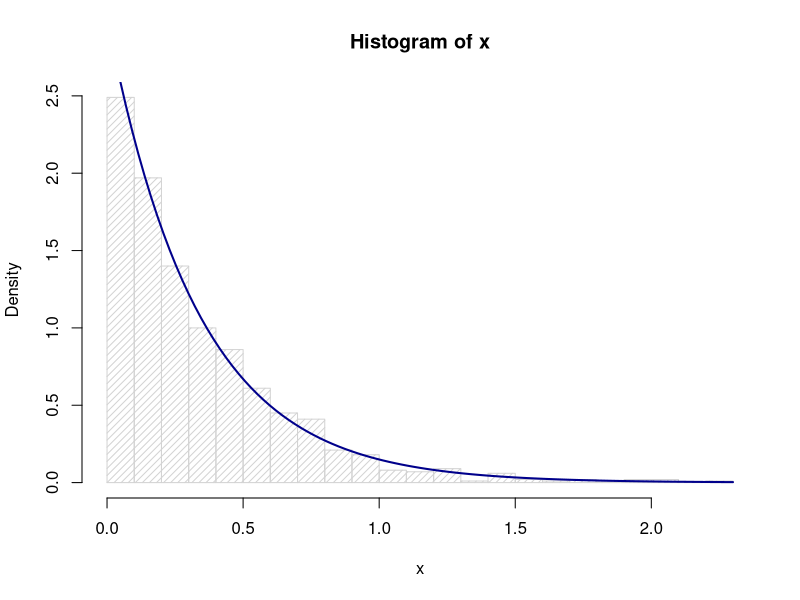
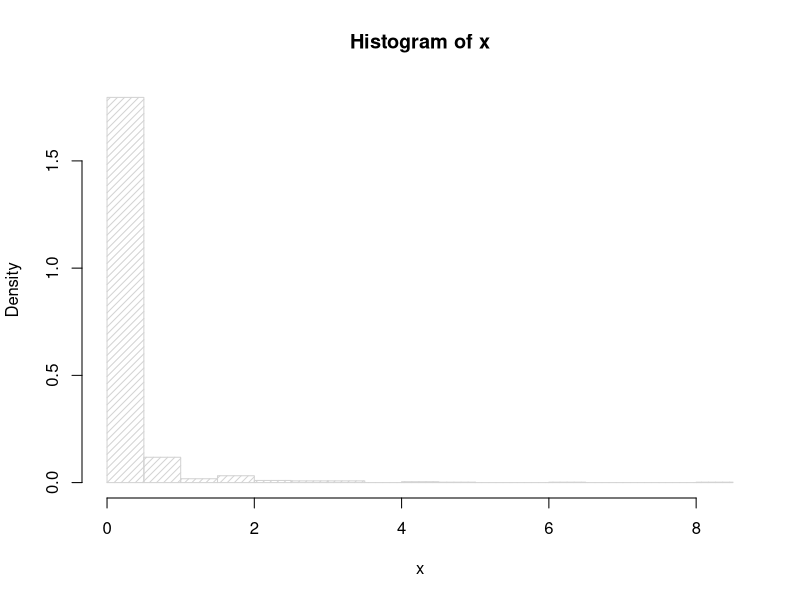
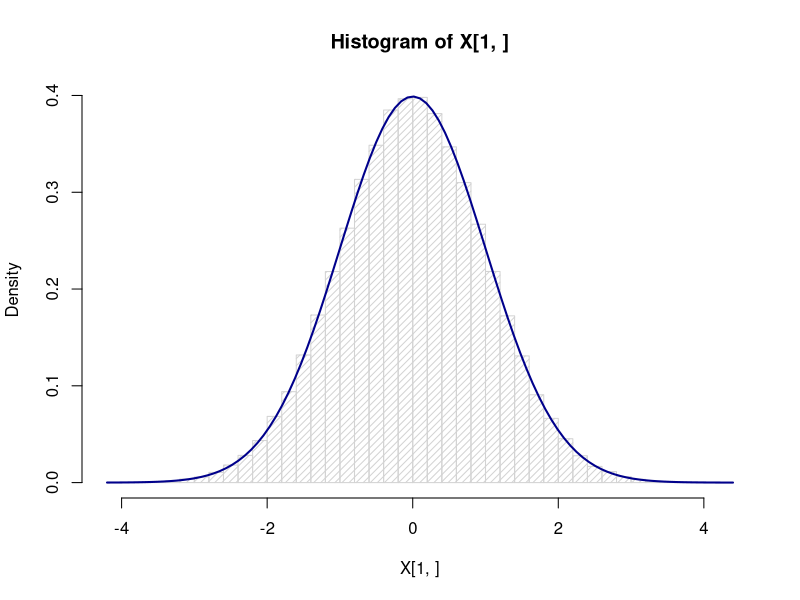
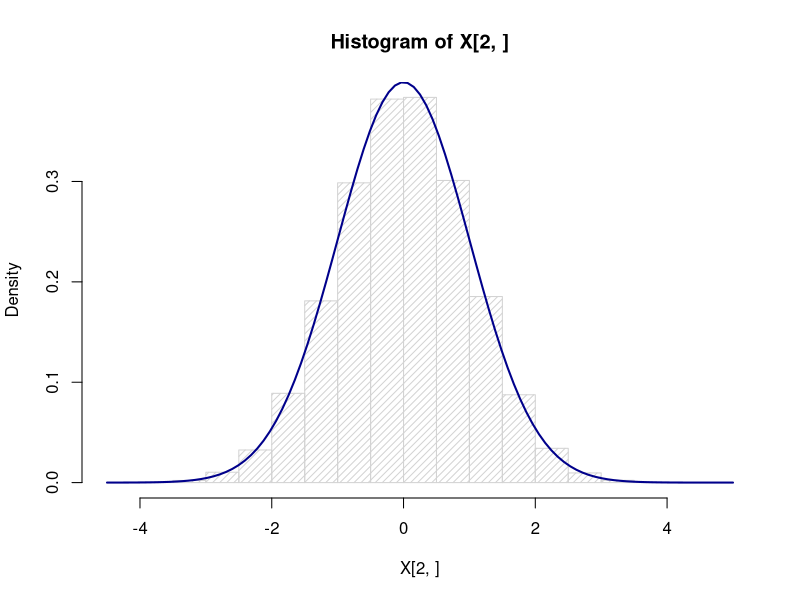
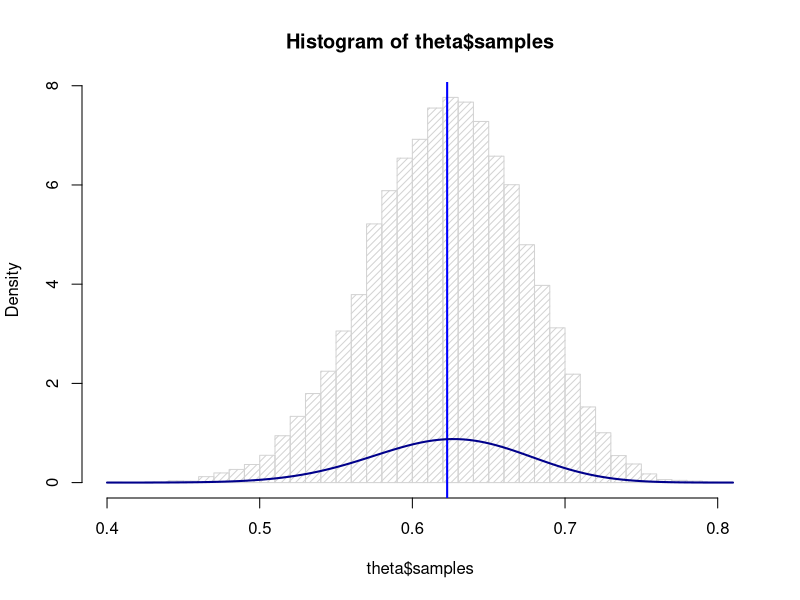
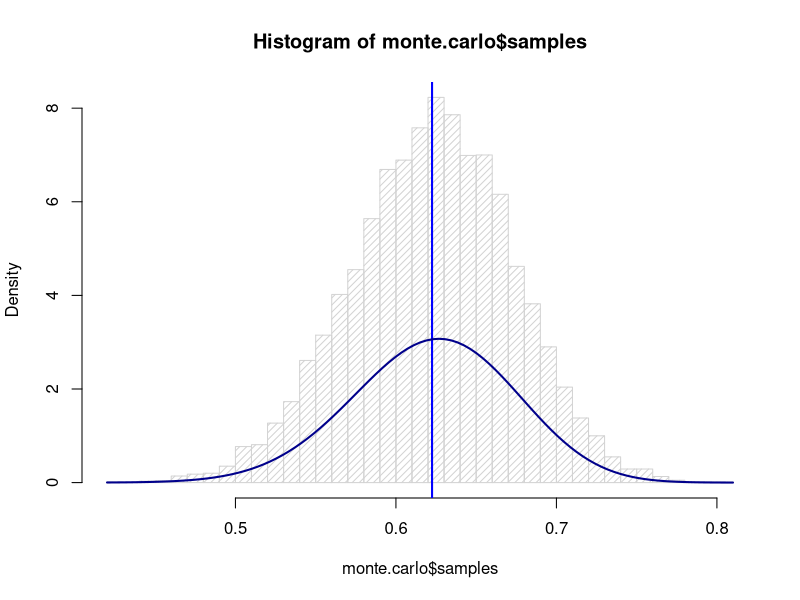

These charts were generated, in order, by the following R code:
## ---- chunk 1
knitr::opts_chunk$set(echo = TRUE)
## ---- chunk 2
# Generate samples from exponential distribution
rate <- 3 #Rate parameter
n <- 1000 #Number of samples
generate.exponential <- function(rate, n){
  u <- runif(n)
  x <- - 1/rate * log(u)
  return(x)
}
x <- generate.exponential(rate, n)
hist(x, density=20, breaks = 30, prob=TRUE)
curve(dexp(x, rate=rate), add=TRUE, col="darkblue", lwd=2)
## ---- chunk 3
# Generate samples from g(X)
rate <- 3 #Rate parameter
n <- 1000 #Number of samples
alpha <- 0.1
generate.samples.g<- function(alpha, n){
  c <- alpha*exp(1)/(alpha+exp(1))
  u <- runif(n, 0,1)
  x <- c()
  for (i in 1:n){
    if (u[i] < c/(alpha)){
      x <- c(x, (u[i]*(alpha)/c)^(1/alpha))
    }
    else{
      x <- c(x, 1-log(exp(1)/c*(1-u[i])))
    }
    
  }
  return(x)
}
x <- generate.samples.g(alpha, n)
hist(x, density=20, breaks = 20, prob=TRUE)
## ---- chunk 4
# Generate samples from normal distribution with Box-Muller
n <- 100000 #Number of samples
generate.normal <- function(n){
  u1 <- runif(n)
  u2 <- runif(n)
  x1 <- sqrt(-2*log(u1))*cos(2*pi*u2)
  x2 <- sqrt(-2*log(u1))*sin(2*pi*u2)
  X <- rbind(x1, x2)
  return (X)
}
X <- generate.normal(n)
hist(X[1,], density=20, breaks = 30, prob=TRUE)
curve(dnorm, add=TRUE, col="darkblue", lwd=2)
hist(X[2,], density=20, breaks = 30, prob=TRUE)
curve(dnorm, add=TRUE, col="darkblue", lwd=2)

## ---- chunk 5
cat("Expected mean: ", c(0, 0), "\n")
cat("Expected variance:  \n")
cbind(c(1,0),c(0,1))
cat("Sample mean: ", mean(X[1, ]), mean(X[2, ]), "\n")
cat("Sample variance: \n")
cov(t(X))
## ---- chunk 6
# Generate n samples from d variate normal distribution
n <- 10000 #Number of samples
mu <- c(0,0)
sigma <- cbind(c(1,0.5),c(0.5,1))
generate.d.normal <- function(n, mu, sigma){
  A <- chol(sigma)
  d <- length(mu)
  X <- generate.normal(n*d)
  x <- matrix(X[1,], nrow=d, ncol=n)
  Z <- mu+t(A)%*%x
}
## ---- chunk 7
Z <- generate.d.normal(n, mu, sigma)
cat("Expected mean: ", mu, "\n")
cat("Expected variance: \n")
sigma
cat("\n")
cat("Sample mean: ", mean(Z[1,]), mean(Z[2,]), "\n")
cat("Sample variance: \n")
cov(t(Z))
## ---- chunk 8
#Function f(x)
function.f <- function(x, alpha){
  if (x>0){
    return (x^(alpha-1)*exp(-x)/gamma(alpha))
  }
  else{
    return(0)
  }
}

#Function g(x)
function.g <- function(x, alpha){
  c = alpha*exp(1)/(alpha+exp(1))
  if (x>0 && x<1){
    return (c*x^(alpha-1))
  }
  else if(x >= 1){
    return(c*exp(-x))
  }
  else{
    return(0)
  }
}

# Generate n samples from d variate normal distribution
n <- 10000 #Number of samples
alpha <- 0.3
rejection.sampling <- function(n, alpha){
  c <- (alpha+exp(1))/(gamma(alpha)*alpha*exp(1))
  samples <- c()
  for (i in 1:n){
    repeat{
      x <- generate.samples.g(alpha, 1)
      acceptance.prob <- function.f(x, alpha)/(c*function.g(x, alpha))
      if(runif(1) <= acceptance.prob){
        samples <- c(samples, x)
        break
      }
    }
  }
  return (samples)
}
## ---- chunk 9
y <- rejection.sampling(n, alpha)
cat("Expected mean: ", alpha, "\n")
cat("Expected variance: ",alpha, " \n")
cat("Sample mean: ", mean(y), "\n")
cat("Sample variance: ",  var(y))

## ---- chunk 10
# An analytic log(gamma(x, alpha))-function
log.gamma <- function(x, alpha){
  return((alpha-1)*log(x)-x)
}
# Ratio-of-uniforms method
n <- 10000
alpha <- 30
ratio.of.uniforms <- function(n, alpha){
  sample.counter <- 0
  b.minus <- 0
  log.b.plus <- (alpha+1)/2*(log(alpha+1)-1)
  log.a <- (alpha-1)/2*(log(alpha-1)-1)
  samples <- c()
  for(i in 1:n){
    repeat{
      sample.counter <- sample.counter + 1
      log.x1 <- -generate.exponential(1, rate=1) + log.a
      log.x2 <- -generate.exponential(1, rate=1) + log.b.plus
      log.y <- log.x2 - log.x1
      y <- exp(log.y)
      if (2*log.x1 <= log.gamma(y, alpha)){
        samples <- c(samples, y)
        break
      }
    }
  }
  cat("Rejection ratio: ", (sample.counter-n)/n , "\n")
  return (samples)
}
## ---- chunk 11
y <- ratio.of.uniforms(n, alpha)
print("Expected: ")
cat("Mean: ", alpha, "\n")
cat("Variance: ", alpha, "\n")
print("Observed: ")
cat("Mean: ", mean(y), "\n")
cat("Variance: ", var(y), "\n")
## ---- chunk 12
n = 10000
alpha = 0.1
beta = 2
sample.gamma <- function(n, alpha, beta){
  if(alpha < 1){
    return(rejection.sampling(n, alpha)/beta)
  }
  else if (alpha == 1){
    return(generate.exponential(1, n)/beta)
  }
  else if (alpha > 1){
    return(ratio.of.uniforms(n, alpha)/beta)
  }
  else{
    return(0)
  }
}
## ---- chunk 13
y <- sample.gamma(n, alpha, beta)
print("Expected: ")
cat("Mean: ", alpha/beta, "\n")
cat("Variance: ", alpha/beta^2, "\n")
print("Observed: ")
cat("Mean: ", mean(y), "\n")
cat("Variance: ", var(y), "\n")
## ---- chunk 14

# Here, the user can manually change the alpha vector
# in order to draw a sample from any chosen Dirichlet distribution.
alphas.from.user=c(1.34534,0.9345,0.6356,20,14,5,2)

gammas.in.dirichlet <- function(alpha){
  n=length(alpha)
  gammas <- c()
  for(i in 1:n){
    gammas <- c(gammas, sample.gamma(1,alpha[i],1))
  }
  return(gammas)
}

generate.dirichlet <- function(alpha){  # Creates Dirichlet distributed vector
  g<-gammas.in.dirichlet(alpha)         # with the K chosen alphas 
  print(g)                              # as K-variate parameter vector.
  v<-sum(g)
  z=g/v
  return(z)
}       
dirich.var<-generate.dirichlet(alphas.from.user)
dirich.var             # The elements in the Dirichlet distribution
print(sum(dirich.var)) # The sum of the elements in the Dirichlet distribution
## ---- chunk 15
# Rejection sampling
n <- 20000 #Number of samples
posterior.f <- function(theta){
  y <- c(125, 18, 20, 34)
  return ((2+theta)^y[1]*(1-theta)^(y[2]+y[3])*theta^y[4])
  
}
rejection.sampling.multinomial <- function(n){
  sample.counter <- 0
  c <- optimize(posterior.f, c(0, 1), maximum=TRUE)$objective
  samples <- c()
  for(i in 1:n){
    repeat{
      sample.counter <- sample.counter + 1
      theta <- runif(1)
      acceptance.prob <- posterior.f(theta)/c
      u <- runif(1)
      if (u <= acceptance.prob){
        samples <- c(samples, theta)
        break
      }
    }
  }
  li <- list("samples" = samples, "number.samples" = sample.counter)
  return (li)
}
theta <- rejection.sampling.multinomial(n)
## ---- chunk 16
hist(theta$samples, density=20, breaks = 30, prob=TRUE)
abline(v = mean(theta$samples), col = "blue", lwd = 2)
curve(posterior.f(x)*sum(theta$samples)/sum(posterior.f(theta$samples)), add=TRUE, col="darkblue", lwd=2)
cat("Theta sample mean", mean(theta$samples))
## ---- chunk 17
monte.carlo.integration <- function(){
  m <- 10000 # Number of samples
  samples <- rejection.sampling.multinomial(m)$samples
  mu <- sum(samples)/m
  li <- list("observed_mean" = mu, "samples" = samples)
  return (li)
}
monte.carlo <- monte.carlo.integration()

hist(monte.carlo$samples, density=20, breaks = 30, prob=TRUE)
abline(v = mean(monte.carlo$samples), col = "blue", lwd = 2)
curve(posterior.f(x)/mean(posterior.f(x)), add=TRUE, col="darkblue", lwd=2)

numerical.integration <- function(theta){
  return (theta*posterior.f(theta))
}
Analytic_mean <- integrate(numerical.integration, lower=0,upper=1)$value/integrate(posterior.f, lower=0, upper=1)$value
## ---- chunk 18
cat("Observed mean: ", monte.carlo$observed_mean, "\n")
cat("Analytic mean: ", Analytic_mean, "\n")
## ---- chunk 19
n = 20000 #number of samples
cat("Observed: ", rejection.sampling.multinomial(n)$number.samples/n)
cat("Analytic: ", optimize(posterior.f, c(0, 1), maximum=TRUE)$objective/integrate(posterior.f, lower=0, upper=1)$value)
## ---- chunk 20
beta.distribution <- function(x, alpha, beta){
  return(x^(alpha-1)*(1-x)^(beta-1)/beta(alpha, beta))
}
importance.sampling <- function(n){
  samples <- rejection.sampling.multinomial(n)$samples
  w = (1-samples)^4
  mu.is <- sum(samples*w)/sum(w)
  return(mu.is)
}

importance.sampling(20000)
